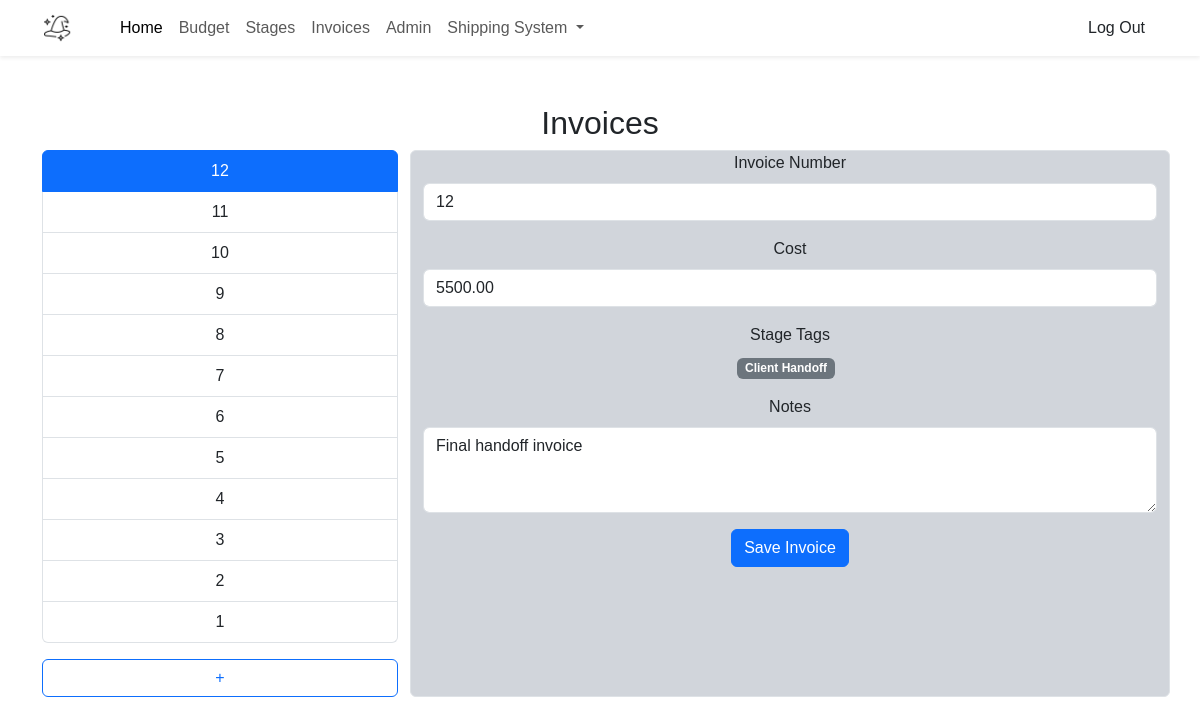
The page /invoices (signed in) on the database its author committed.
### tables this page shows
CREATE TABLE projects (
    project_id INT AUTO_INCREMENT PRIMARY KEY,
    user_id INT NOT NULL,
    title VARCHAR(50) NOT NULL,
    description TEXT,
    total_budget DECIMAL(10,2) NOT NULL,
    created_at DATETIME DEFAULT CURRENT_TIMESTAMP,
    FOREIGN KEY (user_id) REFERENCES users(user_id)
        ON DELETE CASCADE
);

CREATE TABLE invoices (
    invoice_id INT AUTO_INCREMENT PRIMARY KEY,
    stage_id INT NOT NULL,
    amount DECIMAL(10,2) NOT NULL,
    description TEXT,
    date_issued DATE NOT NULL,
    FOREIGN KEY (stage_id) REFERENCES stages(stage_id)
        ON DELETE CASCADE
);

CREATE TABLE stages (
    stage_id INT AUTO_INCREMENT PRIMARY KEY,
    project_id INT NOT NULL,
    name VARCHAR(50) NOT NULL,
    deadline DATE NOT NULL,
    budget DECIMAL(10,2) NOT NULL,
    color CHAR(7),
    FOREIGN KEY (project_id) REFERENCES projects(project_id)
        ON DELETE CASCADE
);

### src/Controllers/InvoiceController.php (called while the page is built, shortened)
<?php
class InvoiceController
{
    public function getAllInvoices()
    {
        $db = new Database();
        $conn = $db->connect();
        $stmt = $conn->prepare("
            SELECT i.invoice_id, i.amount, i.description, i.date_issued,
                s.name AS stage_name
            FROM invoices i
            JOIN stages s ON i.stage_id = s.stage_id
            ORDER BY i.date_issued DESC
        ");
        $stmt->execute();
        return $stmt->fetchAll(PDO::FETCH_ASSOC);
    }
    public function index()
    {
        include __DIR__ . '/../../views/invoices.php';
    }
}

### src/Controllers/HomeController.php (called while the page is built, shortened)
<?php
class HomeController {
    public function getUserProjects(int $userId): array
    {
        $db   = new Database();
        $conn = $db->connect();
        $user_id = $_SESSION['user_id'];
        $stmt = $conn->prepare(
            "SELECT project_id, title
               FROM projects
              WHERE user_id = :user_id
           ORDER BY project_id"
        );
        $stmt->execute([':user_id' => $user_id]);
        return $stmt->fetchAll(PDO::FETCH_ASSOC);
    }
}

### views/invoices.php (the view, shortened to what this page needs)
<?php
require_once __DIR__ . '/../src/Controllers/InvoiceController.php';
$controller = new InvoiceController();
$invoices = $controller->getAllInvoices();
$firstInvoice = $invoices[0] ?? null;
?>
<!DOCTYPE html>
<html lang="en">
<head>
    <link href="https://cdn.jsdelivr.net/npm/bootstrap@5.3.2/dist/css/bootstrap.min.css" rel="stylesheet">
    <link rel="stylesheet" href="/assets/css/style.css">
</head>
<body>
<?php include 'navbar.php'; ?>
<div class="container mt-5">
    <h2>Invoices</h2>
    <div class="row">
        <div class="col-md-4">
            <ul class="list-group" id="invoiceList">
                <?php foreach ($invoices as $index => $inv): ?>
                    <li class="list-group-item invoice-item <?= $index === 0 ? 'active' : '' ?>"
                        data-id="<?= htmlspecialchars($inv['invoice_id']) ?>"
                        data-amount="<?= htmlspecialchars($inv['amount']) ?>"
                        data-notes="<?= htmlspecialchars($inv['description']) ?>"
                        data-stage="<?= htmlspecialchars($inv['stage_name']) ?>">
                        <?= htmlspecialchars($inv['invoice_id']) ?>
                    </li>
                <?php endforeach; ?>
            </ul>
            <button class="btn btn-outline-primary mt-3 w-100">+</button>
        </div>
        <div class="col-md-8 rounded border" style="background-color: var(--color-secondary);">
            <form method="post" action="">
                <div class="mb-3">
                    <label for="invoice_number" class="form-label">Invoice Number</label>
                    <input type="text" class="form-control" id="invoice_number" name="invoice_number"
                           value="<?= $firstInvoice['invoice_id'] ?? '' ?>">
                </div>
                <div class="mb-3">
                    <label for="amount" class="form-label">Cost</label>
                    <input type="number" class="form-control" id="amount" name="amount"
                           value="<?= $firstInvoice['amount'] ?? '' ?>">
                </div>
                <div class="mb-3">
                    <label class="form-label">Stage Tags</label>
                    <div id="stageTags">
                        <?php if (!empty($firstInvoice['stage_name'])): ?>
                            <span class="badge bg-secondary me-2"><?= htmlspecialchars($firstInvoice['stage_name']) ?></span>
                        <?php endif; ?>
                    </div>
                </div>
                <div class="mb-3">
                    <label for="notes" class="form-label">Notes</label>
                    <textarea class="form-control" id="notes" name="notes" rows="3"><?= $firstInvoice['description'] ?? '' ?></textarea>
                </div>
                <button type="submit" class="btn btn-primary">Save Invoice</button>
            </form>
        </div>
    </div>
</div>
</body>
</html>

### public/index.php (shortened to what this page needs)
<?php
$uri = parse_url($_SERVER['REQUEST_URI'], PHP_URL_PATH);
switch ($uri) {
    case '/invoices':
        (new InvoiceController())->index();
        break;
}
?>

### views/navbar.php (shortened to what this page needs)
<?php
if (!isset($projects)) {
    $controller = new \Src\Controllers\HomeController();
    $userId     = $_SESSION['user_id'] ?? 0;
    $projects   = $controller->getUserProjects($userId);
}
$project_id = $_SESSION['project_id'] ?? null;
$currentProjectName = 'Select Project';
foreach ($projects as $proj) {
    if ($proj['project_id'] == $project_id) {
        $currentProjectName = $proj['title'];
        break;
    }
}
?>
<nav class="navbar navbar-expand-lg navbar-light bg-white shadow-sm">
<div class="container">
    <a class="navbar-brand d-flex align-items-center" href="/home">
    <img src="/assets/images/logo.svg" alt="Wizard" width="30" height="30" class="me-2">
    </a>
    <div class="collapse navbar-collapse" id="mainNav">
    <ul class="navbar-nav ms-3">
        <li class="nav-item">
        <a class="nav-link active" href="/home">Home</a>
        </li>
        <li class="nav-item">
        <a class="nav-link" href="/budget">Budget</a>
        </li>
        <li class="nav-item">
        <a class="nav-link" href="/stages">Stages</a>
        </li>
        <li class="nav-item">
        <a class="nav-link" href="/invoices">Invoices</a>
        </li>
        <li class="nav-item">
        <a class="nav-link" href="/admin">Admin</a>
        </li>
        <li class="nav-item dropdown">
            <a class="nav-link dropdown-toggle" href="#" id="projectDropdown" role="button" data-bs-toggle="dropdown" aria-expanded="false">
                <?php echo htmlspecialchars($currentProjectName); ?>
            </a>
        </li>
    </ul>
    <div class="ms-auto">
        <a href="/logout" class="btn btn-logout">Log Out</a>
    </div>
    </div>
</div>
</nav>

### public/assets/css/style.css (style rules this page uses)
:root { --color-primary: #f3f4f6; --color-secondary: #d1d5db; }
body { font-family: Arial, sans-serif; margin: 0; padding: 0; text-align: center; }

### rows shown on the page
projects: title "Shipping System"
invoices: invoice_id "12", invoice_number "12", amount "5500.00", notes "Final handoff invoice"
invoices: invoice_id "11"
invoices: invoice_id "10"
invoices: invoice_id "9"
invoices: invoice_id "8"
invoices: invoice_id "7"
invoices: invoice_id "6"
invoices: invoice_id "5"
invoices: invoice_id "4"
invoices: invoice_id "3"
invoices: invoice_id "2"
invoices: invoice_id "1"
stages: name "Client Handoff"
